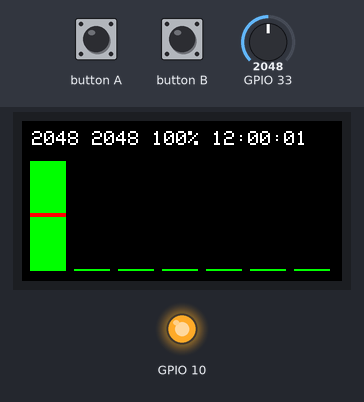
The sketch below on a simulated ESP32-S3. Parts: 160×80 colour display, output pins drawn as LEDs (lit = HIGH). Dashed ring = blinking. The test bench sets the inputs (shaded band); at power-on: GPIO 33 = 2048. The local clock reads 2024-03-15 10:24:30 at power-on unless the sketch sets it; what the sketch prints to the serial monitor is not drawn.

Above: at 1.3 s.
1.4 s: GPIO 33 set to 3043
At 2.6 s:
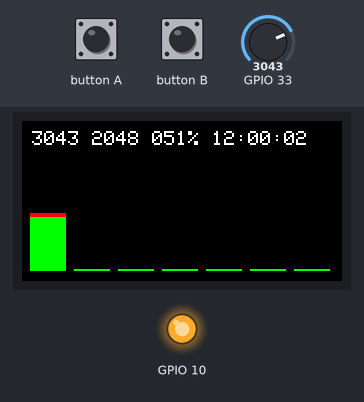
3.7 s: GPIO 33 set to 3114
At 4.6 s:
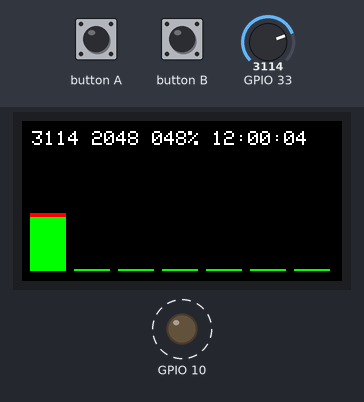
6.7 s: button A pressed for 0.6 s
At 7.2 s:
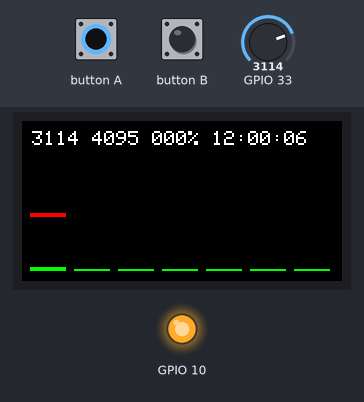
8.8 s: button B pressed for 0.6 s
At 10.1 s:
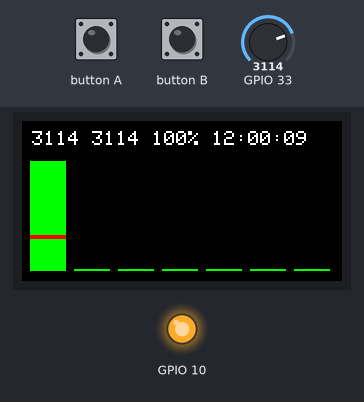
10.9 s: button A pressed for 1 s
At 12.9 s:
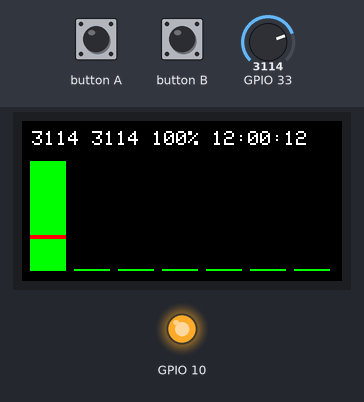
13.4 s: button B pressed for 1 s
At 15.2 s:
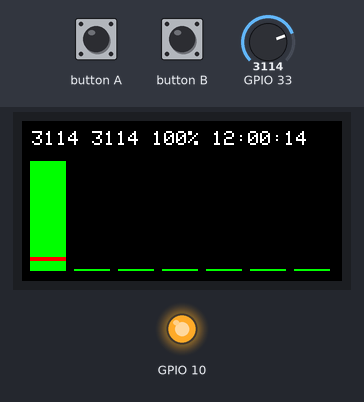
Timing chart, 0 to 16.7 s (numbered marks = the images above; inputs shaded):
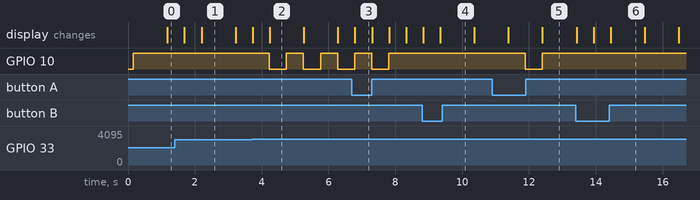

Measured:
- the behaviour switches between 3081 and 3082 on GPIO 33 (found by bisection; images 1 and 2)
- after the input at 3.7 s, GPIO 10: alternates HIGH for 0.51 s and LOW for 0.51 s, starting after 0.53 s
- after the input at 6.7 s, GPIO 10: goes on until 7.8 s, then stays HIGH
- after the input at 10.9 s, GPIO 10: HIGH → LOW after 0.98 s, → HIGH 0.51 s later
- what the display in image 2 shows lasts 1.1 s, from 4.2 s to 5.3 s

The sketch:

TimeToWater.ino
```cpp
#include <M5StickC.h>
#include <esp_bt_main.h>
#include <esp_sleep.h>
#include <esp_wifi.h>

RTC_TimeTypeDef RTC_TimeStruct;

int MinAnalog;
int Levels[7];
int SecondsPrev;
int i1;
int Blink = 0;
int Orientation = 3;
float Threshold = 50.0;

void setup()
{
  M5.begin();
  M5.IMU.Init();
  M5.Lcd.setRotation(3);
  M5.Lcd.setTextSize(1);
  pinMode(37, INPUT);
  pinMode(39, INPUT);
  // red LED
  pinMode(10, OUTPUT);
  MinAnalog = 4095;

  for (i1 = 0; i1 < 7; i1++)
  {
    Levels[i1] = 0;
  }

  RTC_TimeTypeDef TimeStruct;
  TimeStruct.Hours = 12;
  TimeStruct.Minutes = 0;
  TimeStruct.Seconds = 0;
  M5.Rtc.SetTime(&TimeStruct);

  Serial.begin(9600);
  esp_wifi_stop();
  esp_bluedroid_disable();
  esp_bluedroid_deinit();
}

void loop()
{
  // read stuff
  M5.Rtc.GetTime(&RTC_TimeStruct);
  int Hour = RTC_TimeStruct.Hours;
  int Min = RTC_TimeStruct.Minutes;
  int Sec = RTC_TimeStruct.Seconds;
  int Analog = analogRead(33);
  int TopBtn = digitalRead(37);
  int BotBtn = digitalRead(39);

  // set stuff
  if (Analog < MinAnalog)
  {
    MinAnalog = Analog;
  }
  if (TopBtn == 0)
  {
    MinAnalog = 4095;
  }
  if (BotBtn == 0)
  {
    Threshold -= 10.0;
    if (Threshold < 10.0)
    {
      Threshold = 90.0;
    }
  }

  float CurDiff = (float)(4095 - Analog);
  float MaxDiff = (float)(4095 - MinAnalog);
  // shouldn't hit but error check
  if (CurDiff > MaxDiff)
  {
    CurDiff = MaxDiff;
  }
  if (MaxDiff == 0)
  {
    MaxDiff = 1;
  }
  float Percent = CurDiff / MaxDiff * 100.0;
  int PercentInt = (int)round(Percent);

  if (PercentInt < Threshold)
  {
    if (Blink == 0)
    {
      Blink = 1;
    }
    else
    {
      Blink = 0;
    }
    digitalWrite(10, Blink);
  }
  else
  {
    digitalWrite(10, 1);
  }

  Levels[0] = PercentInt;
  if (Hour == 12 && Min == 0 && SecondsPrev == 59)
  {
    for (i1 = 1; i1 < 7; i1++)
    {
      // push right
      Levels[7 - i1] = Levels[7 - i1 - 1];
      MinAnalog = 4095;
    }
  }
  SecondsPrev = Min;

  // display stuff
  // x is first then y
  M5.Lcd.setCursor(5, 5);
  M5.Lcd.printf("%04d %04d %03d%% %02d:%02d:%02d\n", Analog, MinAnalog, PercentInt, Hour, Min, Sec);

  // 80 x 160. First is x and second is y
  // 18 * 7 = 126. 160 - 126 = 34. 8 * 4 = 32
  // we are going to run height from 20 to 75 for a total height of 55
//  M5.Lcd.fillRect(4, 20, 18, 55, GREEN);
//  M5.Lcd.fillRect(26, 75 - 1, 18, 1, GREEN);
  for (i1 = 0; i1 < 7; i1++)
  {
    float LevelsFloat = (float)Levels[i1];
    float Height = 55.0 * LevelsFloat / 100.0;
    int HeightInt = (int)Height;
    if (HeightInt > 55)
    {
      HeightInt = 55;
    }
    if (HeightInt < 1)
    {
      HeightInt = 1;
    }
    //Serial.print(i1);
    //Serial.print(" ");
    int Offset = 4 + i1 * 22;
    M5.Lcd.fillRect(Offset, 75 - HeightInt, 18, HeightInt, GREEN);
    // 20 + 55 - 1 is 74
    // 75 -1 to 75
    M5.Lcd.fillRect(Offset, 20, 18, 55 - HeightInt - 1, BLACK);
  }
  // goes from 20 to 75 so delta is 55
  int Level = 20 + 55 - (int)round(Threshold / 100.0 * 55) - 1;
  M5.Lcd.fillRect(4, Level, 18, 2, RED);
  //Serial.println(Threshold);
  //Serial.println(Level);
  Serial.println(Levels[0]);

  delay(500);
}
```
